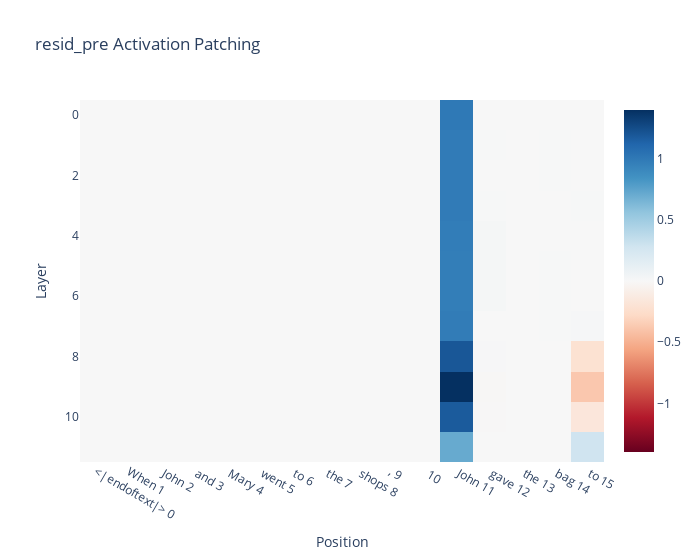

Here is the notebook cell this chart was saved with:
### Markdown cell above
# 1. Residual stream patching

### Code cell
act_patch_resid_pre = patching.get_act_patch_resid_pre(
    model=model, corrupted_tokens=corrupted_tokens, clean_cache=clean_cache, patching_metric=ioi_metric
)

labels = [f'{tok} {i}' for i, tok in enumerate(model.to_str_tokens(clean_tokens[0]))]

imshow(
    act_patch_resid_pre,
    labels={'x': 'Position', 'y': 'Layer'},
    x=labels,
    title='resid_pre Activation Patching',
    width=700,
)

### Figure 1 — Plotly figure (JSON) as saved in the notebook; plotly's stock layout.template omitted (floating-point values rounded to 4 significant figures; data arrays with more than 128 entries replaced by an {"elided": "..."} marker saying what was removed)
{"data": [{"coloraxis": "coloraxis", "hovertemplate": "Position: %{x}<br>Layer: %{y}<br>color: %{z}<extra></extra>", "name": "0", "type": "heatmap", "x": ["<|endoftext|> 0", "When 1", " John 2", " and 3", " Mary 4", " went 5", " to 6", " the 7", " shops 8", ", 9", "  10", " John 11", " gave 12", " the 13", " bag 14", " to 15"], "xaxis": "x", "yaxis": "y", "z": {"elided": "12x16 float values"}}], "layout": {"coloraxis": {"cmid": 0, "colorscale": [[0, "rgb(103,0,31)"], [0.1, "rgb(178,24,43)"], [0.2, "rgb(214,96,77)"], [0.3, "rgb(244,165,130)"], [0.4, "rgb(253,219,199)"], [0.5, "rgb(247,247,247)"], [0.6, "rgb(209,229,240)"], [0.7, "rgb(146,197,222)"], [0.8, "rgb(67,147,195)"], [0.9, "rgb(33,102,172)"], [1, "rgb(5,48,97)"]]}, "title": {"text": "resid_pre Activation Patching"}, "width": 700, "xaxis": {"anchor": "y", "constrain": "domain", "domain": [0, 1], "scaleanchor": "y", "title": {"text": "Position"}}, "yaxis": {"anchor": "x", "autorange": "reversed", "constrain": "domain", "domain": [0, 1], "title": {"text": "Layer"}}}}
